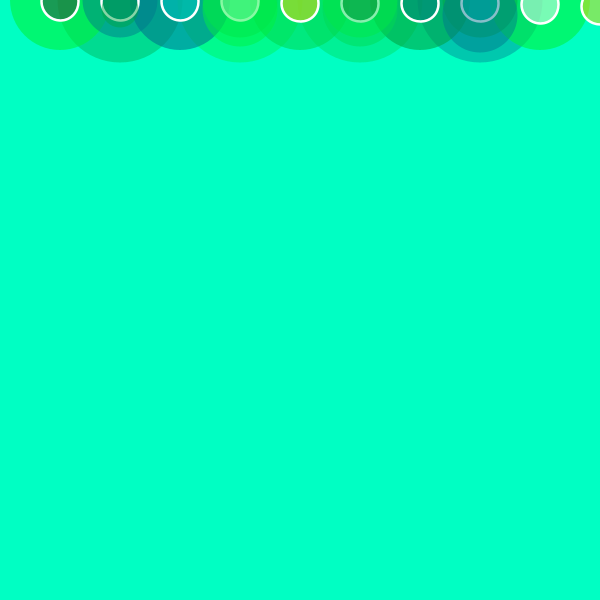
Frame 1 (no input)
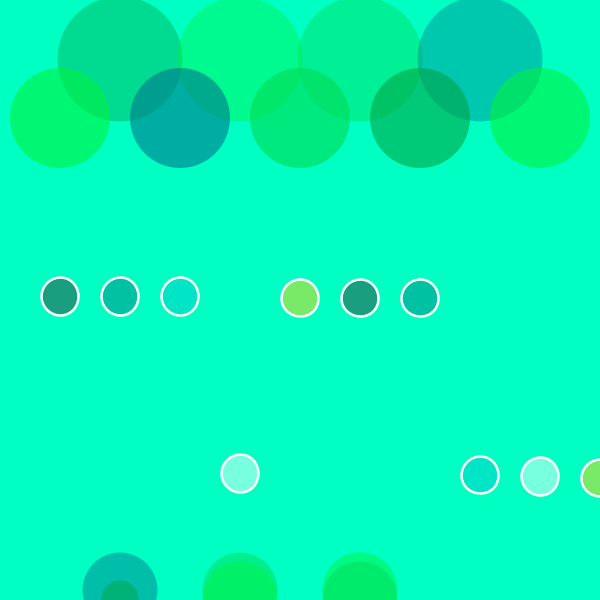
Frame 60 (the mouse pressed at the canvas centre just before this capture)
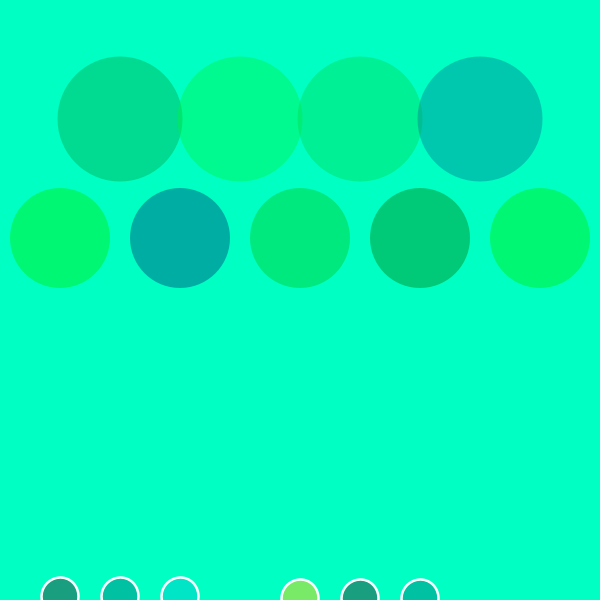
Frame 120 (the mouse held since frame 60 and released just before this capture)

The Processing sketch that drew these frames (run headless with seeded random() and noise(); from frame 60 on, the mouse is pressed at the canvas centre):

// Processing sketch: processing_88648
// ── processing_88648.pde

int y1=0;
int y2=0;
int y3=0;
int y4=0;

int z1=0;
int z2=0;
int z3=0;
int z4=0;
int z5=0;

int q1=0;
int q2=0;
int q3=0;
int q4=0;

int d3=125;
int d=100;
int d1=75;

color c1 = color(0, random(255), random(255));
color c2 = color(0, random(255), random(255));
color c3 = color(0, random(255), random(255));
color c4 = color(0, random(255), random(255));

void setup() {
    size(600, 600);
    noStroke();
}

void draw() {
    background(#00ffc3);
    
    fill(c1, 100);
    ellipse(width*1/5, y1, d3, d3);
    y1++;

    fill(c2, 100);
    ellipse(width*2/5, y2, d3, d3);
    y2++;
    
    fill(c3, 100);
    ellipse(width*3/5, y3, d3, d3);
    y3++;
    
    fill(c4, 100);
    ellipse(width*4/5, y4, d3, d3);
    y4++;
    
    


    fill(c2, 150);
    ellipse(width*1/10, z1, d, d);
    z1+=2; 
    
    fill(c4, 150);
    ellipse(width*3/10, z2, d, d);
    z2+=2;
    
    fill(c3, 150);
    ellipse(width*5/10, z3, d, d);
    z3+=2;
    
    fill(c1, 150);
    ellipse(width*7/10, z4, d, d);
    z4+=2;
    
    fill(c2, 150);
    ellipse(width*9/10, z5, d, d);
    z5+=2;
    
    
    
    
    fill(c4, 120);
    ellipse(width*1/5, q1, d1, d1);
    q1+=3;

    fill(c3, 120);
    ellipse(width*2/5, q2, d1, d1);
    q2+=3;
    
    fill(c2, 120);
    ellipse(width*3/5, q3, d1, d1);
    q3+=3;
    
    fill(c1, 120);
    ellipse(width*4/5, q4, d1, d1);
    q4+=3;
    
    
    //pushing the matrix and style to get rid of no stroke and color setup
    
    pushStyle();
   pushMatrix();
   
   color[] ft1 = {#363333, #007C7C, #00C8C8, #FFFFFF, #FFD300};
   
   scale(.5);
   strokeWeight(5);
   stroke(#FFFFFF);
   
    fill(ft1 [0], 120);
    ellipse(width*1/5, q1, d1, d1);
    q1+=3;

    fill(ft1 [1], 120);
    ellipse(width*2/5, q2, d1, d1);
    q2+=3;
    
    fill(ft1 [2], 120);
    ellipse(width*3/5, q3, d1, d1);
    q3+=3;
    
    fill(ft1 [3], 120);
    ellipse(width*4/5, q4, d1, d1);
    q4+=3;
    
    fill(ft1 [4], 120);
    ellipse(width*5/5, q1, d1, d1);
    q1+=3;

    fill(ft1 [0], 120);
    ellipse(width*6/5, q2, d1, d1);
    q2+=3;
    
    fill(ft1 [1], 120);
    ellipse(width*7/5, q3, d1, d1);
    q3+=3;
    
    fill(ft1 [2], 120);
    ellipse(width*8/5, q4, d1, d1);
    q4+=3;
    
    fill(ft1 [3], 120);
    ellipse(width*9/5, q4, d1, d1);
    q4+=3;
    
    fill(ft1 [4], 120);
    ellipse(width*10/5, q4, d1, d1);
    q4+=3;
    
    
    popStyle();
    popMatrix();
    
    
    
    fill(c1, 120);
    ellipse(width*1/5, q1, d1/2, d1/2);
    q1+=1;

    fill(c2, 120);
    ellipse(width*2/5, q2, d1, d1);
    q2+=1;
    
    fill(c3, 120);
    ellipse(width*3/5, q3, d1, d1);
    q3+=1;
    
    fill(c4, 120);
    ellipse(width*4/5, q4, d1, d1);
    q4+=1;
    
     
}
